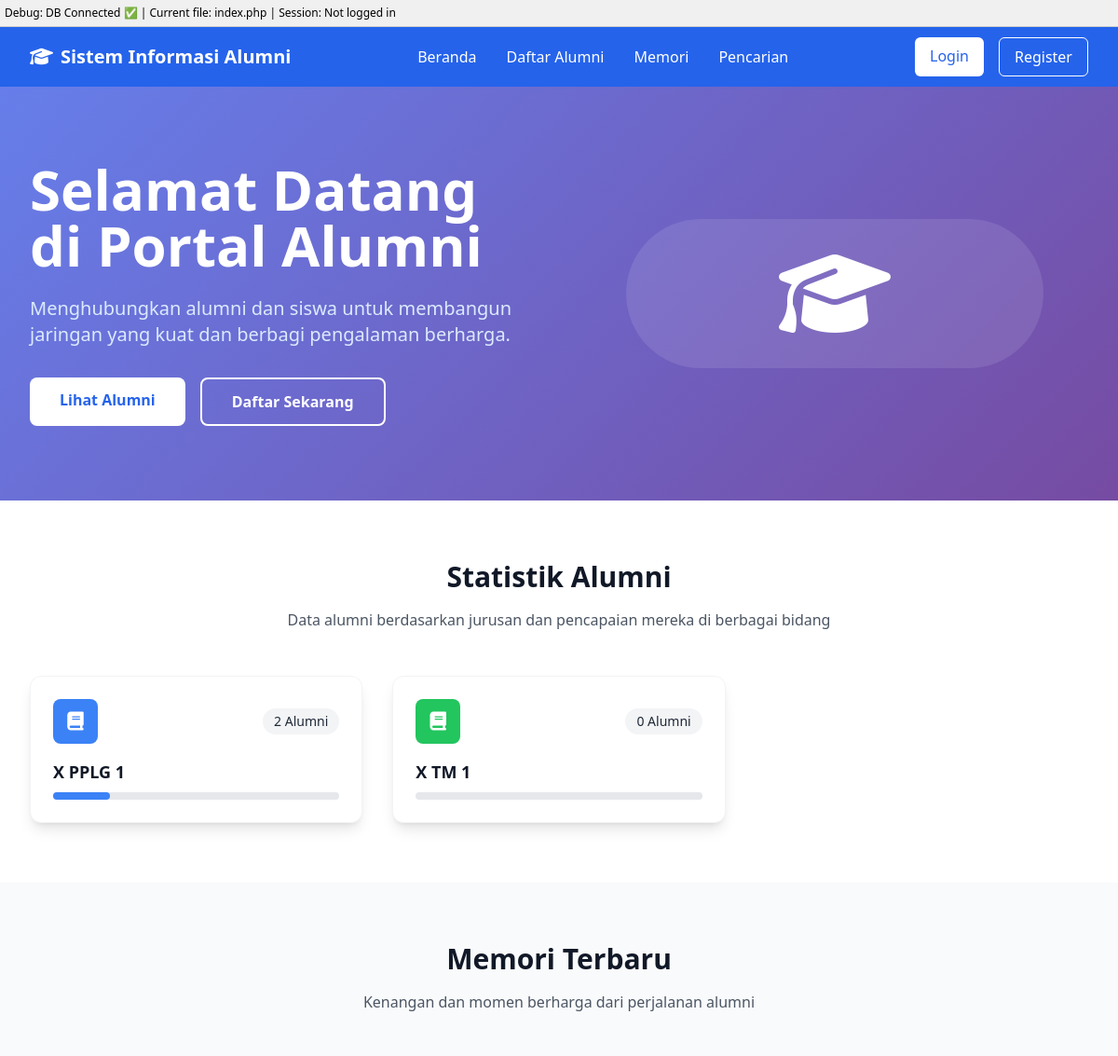
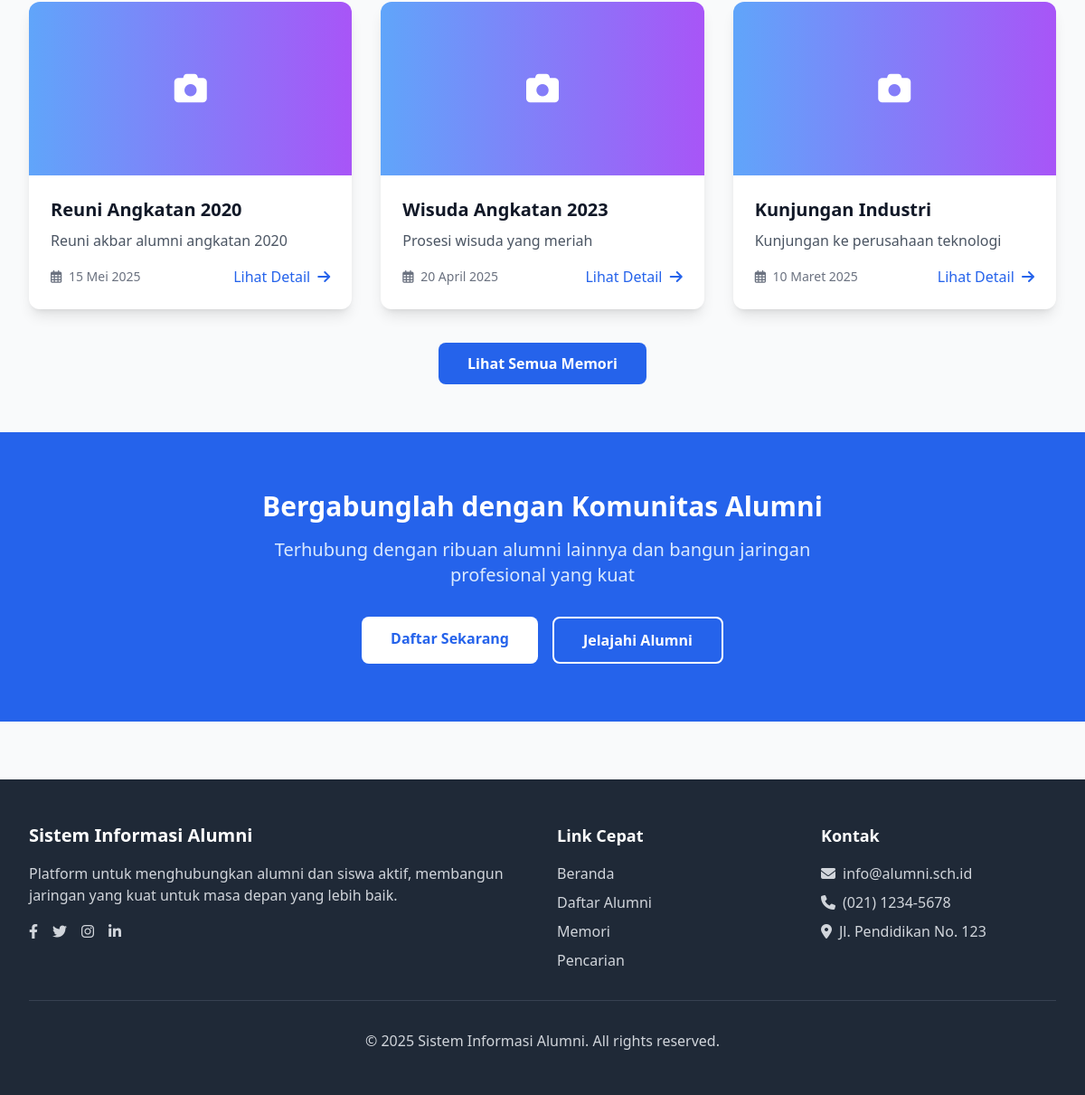
The page / on the database its author committed (2 pictures, top to bottom).
### tables this page shows
CREATE TABLE `jurusan` (
  `id_jurusan` int(5) NOT NULL,
  `nama_jurusan` varchar(50) NOT NULL
);

### index.php (the view)
<?php include 'includes/header.php'; ?>
<div class="gradient-bg text-white py-20">
    <div class="max-w-7xl mx-auto px-4 sm:px-6 lg:px-8">
        <div class="grid grid-cols-1 lg:grid-cols-2 gap-12 items-center">
            <div>
                <h1 class="text-4xl md:text-6xl font-bold mb-6">Selamat Datang di Portal Alumni</h1>
                <p class="text-xl mb-8 text-blue-100">Menghubungkan alumni dan siswa untuk membangun jaringan yang kuat dan berbagi pengalaman berharga.</p>
                <div class="flex flex-col sm:flex-row gap-4">
                    <a href="daftar-alumni.php" class="bg-white text-blue-600 px-8 py-3 rounded-lg font-semibold hover:bg-gray-100 transition duration-300 text-center">
                        Lihat Alumni
                    </a>
                    <a href="register.php" class="border-2 border-white text-white px-8 py-3 rounded-lg font-semibold hover:bg-white hover:text-blue-600 transition duration-300 text-center">
                        Daftar Sekarang
                    </a>
                </div>
            </div>
            <div class="text-center">
                <div class="w-full max-w-md mx-auto">
                    <div class="bg-white bg-opacity-10 rounded-full p-8">
                        <i class="fas fa-graduation-cap text-8xl text-white"></i>
                    </div>
                </div>
            </div>
        </div>
    </div>
</div>
<div class="py-16 bg-white">
    <div class="max-w-7xl mx-auto px-4 sm:px-6 lg:px-8">
        <div class="text-center mb-12">
            <h2 class="text-3xl font-bold text-gray-900 mb-4">Statistik Alumni</h2>
            <p class="text-gray-600 max-w-2xl mx-auto">Data alumni berdasarkan jurusan dan pencapaian mereka di berbagai bidang</p>
        </div>
        <div class="grid grid-cols-1 md:grid-cols-2 lg:grid-cols-3 gap-8">
            <?php
            $query = "SELECT j.*,
                     (SELECT COUNT(*) FROM alumni a WHERE a.id_jurusan = j.id_jurusan) as jumlah_alumni
                     FROM jurusan j ORDER BY jumlah_alumni DESC LIMIT 6";
            $result = mysqli_query($conn, $query);
            $colors = ['bg-blue-500', 'bg-green-500', 'bg-purple-500', 'bg-red-500', 'bg-yellow-500', 'bg-indigo-500'];
            $index = 0;
            while($row = mysqli_fetch_assoc($result)) {
                $color = $colors[$index % count($colors)];
            ?>
            <div class="bg-white rounded-xl shadow-lg p-6 card-hover border border-gray-100">
                <div class="flex items-center justify-between mb-4">
                    <div class="<?php echo $color; ?> w-12 h-12 rounded-lg flex items-center justify-center">
                        <i class="fas fa-book text-white text-xl"></i>
                    </div>
                    <span class="bg-gray-100 text-gray-800 px-3 py-1 rounded-full text-sm font-medium">
                        <?php echo $row['jumlah_alumni']; ?> Alumni
                    </span>
                </div>
                <h3 class="text-lg font-semibold text-gray-900 mb-2"><?php echo $row['nama_jurusan']; ?></h3>
                <div class="w-full bg-gray-200 rounded-full h-2">
                    <div class="<?php echo $color; ?> h-2 rounded-full" style="width: <?php echo min($row['jumlah_alumni'] * 10, 100); ?>%"></div>
                </div>
            </div>
            <?php
                $index++;
            }
            ?>
        </div>
    </div>
</div>
<div class="py-16 bg-gray-50">
    <div class="max-w-7xl mx-auto px-4 sm:px-6 lg:px-8">
        <div class="text-center mb-12">
            <h2 class="text-3xl font-bold text-gray-900 mb-4">Memori Terbaru</h2>
            <p class="text-gray-600 max-w-2xl mx-auto">Kenangan dan momen berharga dari perjalanan alumni</p>
        </div>
        <div class="grid grid-cols-1 md:grid-cols-2 lg:grid-cols-3 gap-8">
            <?php
            $memories = [
                ['title' => 'Reuni Angkatan 2020', 'date' => '15 Mei 2025', 'description' => 'Reuni akbar alumni angkatan 2020'],
                ['title' => 'Wisuda Angkatan 2023', 'date' => '20 April 2025', 'description' => 'Prosesi wisuda yang meriah'],
                ['title' => 'Kunjungan Industri', 'date' => '10 Maret 2025', 'description' => 'Kunjungan ke perusahaan teknologi']
            ];
            foreach($memories as $memory) {
            ?>
            <div class="bg-white rounded-xl shadow-lg overflow-hidden card-hover">
                <div class="h-48 bg-gradient-to-r from-blue-400 to-purple-500 flex items-center justify-center">
                    <i class="fas fa-camera text-white text-4xl"></i>
                </div>
                <div class="p-6">
                    <h3 class="text-xl font-semibold text-gray-900 mb-2"><?php echo $memory['title']; ?></h3>
                    <p class="text-gray-600 mb-4"><?php echo $memory['description']; ?></p>
                    <div class="flex items-center justify-between">
                        <span class="text-sm text-gray-500">
                            <i class="far fa-calendar-alt mr-1"></i>
                            <?php echo $memory['date']; ?>
                        </span>
                        <a href="memori.php" class="text-blue-600 hover:text-blue-800 font-medium">
                            Lihat Detail <i class="fas fa-arrow-right ml-1"></i>
                        </a>
                    </div>
                </div>
            </div>
            <?php } ?>
        </div>
        <div class="text-center mt-12">
            <a href="memori.php" class="bg-blue-600 text-white px-8 py-3 rounded-lg font-semibold hover:bg-blue-700 transition duration-300">
                Lihat Semua Memori
            </a>
        </div>
    </div>
</div>
<div class="bg-blue-600 py-16">
    <div class="max-w-7xl mx-auto px-4 sm:px-6 lg:px-8 text-center">
        <h2 class="text-3xl font-bold text-white mb-4">Bergabunglah dengan Komunitas Alumni</h2>
        <p class="text-xl text-blue-100 mb-8 max-w-2xl mx-auto">Terhubung dengan ribuan alumni lainnya dan bangun jaringan profesional yang kuat</p>
        <div class="flex flex-col sm:flex-row gap-4 justify-center">
            <a href="register.php" class="bg-white text-blue-600 px-8 py-3 rounded-lg font-semibold hover:bg-gray-100 transition duration-300">
                Daftar Sekarang
            </a>
            <a href="daftar-alumni.php" class="border-2 border-white text-white px-8 py-3 rounded-lg font-semibold hover:bg-white hover:text-blue-600 transition duration-300">
                Jelajahi Alumni
            </a>
        </div>
    </div>
</div>
<?php include 'includes/footer.php'; ?>

### includes/header.php (style rules this page uses)
.gradient-bg { background: linear-gradient(135deg, #667eea 0%, #764ba2 100%); }
.card-hover { transition: transform 0.2s ease-in-out, box-shadow 0.2s ease-in-out; }

### rows shown on the page
jurusan: jumlah_alumni "2", nama_jurusan "X PPLG 1", min($row['jumlah_alumni'] * 10, 100) 20 (drawn)
jurusan: jumlah_alumni "0", nama_jurusan "X TM 1"

### other values the page prints
basename($_SERVER['PHP_SELF']) "index.php"
$memory['title'] "Reuni Angkatan 2020"
$memory['description'] "Reuni akbar alumni angkatan 2020"
$memory['date'] "15 Mei 2025"
$memory['title'] "Wisuda Angkatan 2023"
$memory['description'] "Prosesi wisuda yang meriah"
$memory['date'] "20 April 2025"
$memory['title'] "Kunjungan Industri"
$memory['description'] "Kunjungan ke perusahaan teknologi"
$memory['date'] "10 Maret 2025"
